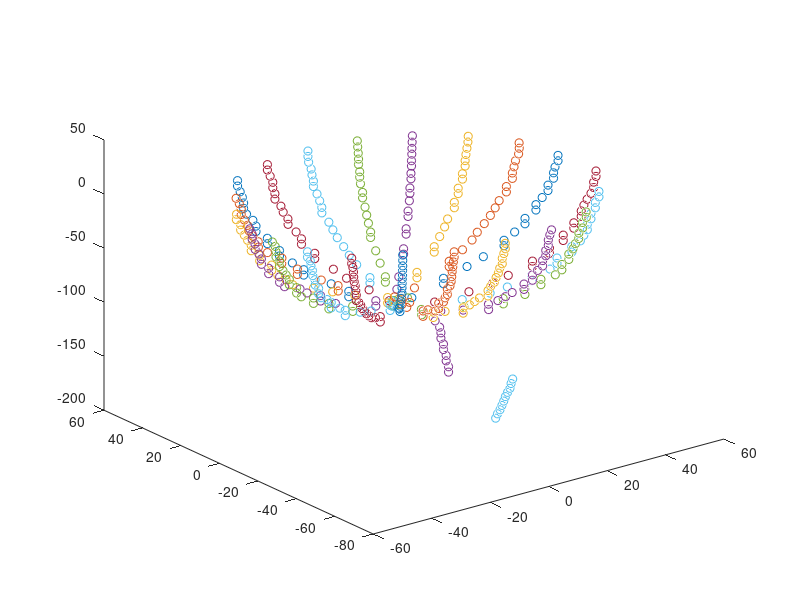

The MATLAB script that drew this image: (Note: this script raises an error after producing the figure.)
clc 
clear all 
close all 

load surfacePoint11171457.mat ;
% Plot raw data
figure; hold on
for spline_ind = 1:size(surfacePoint,3)
    scatter3(surfacePoint(:,1,spline_ind),surfacePoint(:,2,spline_ind),surfacePoint(:,3,spline_ind))
    view(3)
    drawnow
    
end
%%
% Find minimum 
min_z = min(surfacePoint(:,3,:),[],'all'); 
% find index 
[row_ind, spline_ind] = find(surfacePoint(:,3,:) == min_z);
% Find min Z point 
min_point = surfacePoint(row_ind, : , spline_ind);

% add min point to all splines
% for spline_ind = 1:size(surfacePoint,3)
%     first_nan = find(isnan (surfacePoint(:,1,spline_ind)),1, 'first');
%     surfacePoint(first_nan,:,spline_ind) = min_point;
% end

%% Spline interpolation 
% number of equidistant points to use while interpolating. 
n_int_points = 8;

% step size for sampling from splines 
delta_z = 0.5; 
% Sampling in Z dimension 
num_points = round(abs(min_z/delta_z));
z_uniform = linspace(0,min_z,num_points);

points_uniform = zeros(num_points, 3, size(surfacePoint,3));

for spline_ind = 1:size(surfacePoint,3)
    % Choose interpolation points 
    first_nan = find(isnan (surfacePoint(:,1,spline_ind)),1, 'first');
    index_list = round(linspace(1,first_nan-1, n_int_points));

    % Interpolate 
    points_z = surfacePoint(index_list,3,spline_ind);
    points_x = surfacePoint(index_list,1,spline_ind);
    points_y = surfacePoint(index_list,2,spline_ind);
    ppx = spline (points_z,points_x);
    ppy= spline (points_z,points_y);


    % Create Points 
    points_uniform(:,1,spline_ind) = ppval(ppx,z_uniform );
    points_uniform(:,2,spline_ind) = ppval(ppy,z_uniform );
    points_uniform(:,3,spline_ind) = z_uniform;

end
%% Plot results
figure; hold on; 
for i = 1: size(points_uniform, 3)
    plot3(points_uniform(:,1,i),points_uniform(:,2,i),points_uniform(:,3,i),'blue')
    scatter3(points_uniform(:,1,i),points_uniform(:,2,i),points_uniform(:,3,i),'red','*')
    scatter3(surfacePoint(:,1,i),surfacePoint(:,2,i),surfacePoint(:,3,i),'black', 'filled')    
end
legend( 'Splines interpolated', 'Unifrom sample', 'Sampled points')

%%
figure; hold on
for spline_ind = 1:size(surfacePoint,3)
    scatter3(surfacePoint(:,1,spline_ind),surfacePoint(:,2,spline_ind),surfacePoint(:,3,spline_ind))
    view(3)
    drawnow
    
end
%%




